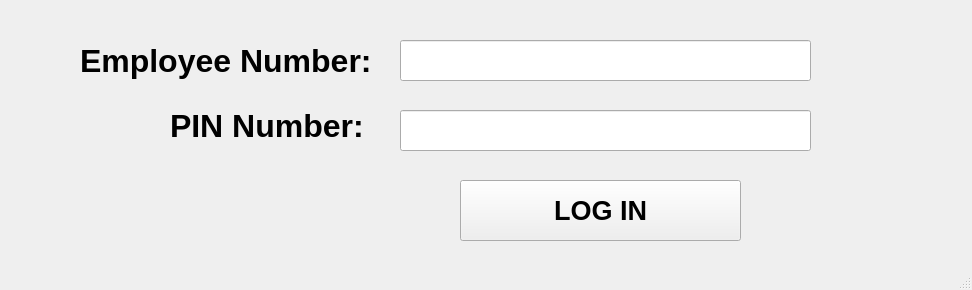
<?xml version="1.0" encoding="UTF-8"?>
<ui version="4.0">
 <class>LoginWindow</class>
 <widget class="QMainWindow" name="LoginWindow">
  <property name="geometry">
   <rect>
    <x>0</x>
    <y>0</y>
    <width>972</width>
    <height>290</height>
   </rect>
  </property>
  <property name="windowTitle">
   <string>Sign In</string>
  </property>
  <widget class="QWidget" name="centralwidget">
   <widget class="QLabel" name="label">
    <property name="geometry">
     <rect>
      <x>80</x>
      <y>-20</y>
      <width>471</width>
      <height>161</height>
     </rect>
    </property>
    <property name="font">
     <font>
      <pointsize>24</pointsize>
      <weight>75</weight>
      <bold>true</bold>
     </font>
    </property>
    <property name="text">
     <string>Employee Number:</string>
    </property>
   </widget>
   <widget class="QLabel" name="label_2">
    <property name="geometry">
     <rect>
      <x>170</x>
      <y>60</y>
      <width>231</width>
      <height>131</height>
     </rect>
    </property>
    <property name="font">
     <font>
      <pointsize>24</pointsize>
      <weight>75</weight>
      <bold>true</bold>
     </font>
    </property>
    <property name="text">
     <string>PIN Number:</string>
    </property>
   </widget>
   <widget class="QLineEdit" name="employeeNumInput">
    <property name="geometry">
     <rect>
      <x>400</x>
      <y>40</y>
      <width>411</width>
      <height>41</height>
     </rect>
    </property>
   </widget>
   <widget class="QLineEdit" name="employeePinInput">
    <property name="geometry">
     <rect>
      <x>400</x>
      <y>110</y>
      <width>411</width>
      <height>41</height>
     </rect>
    </property>
   </widget>
   <widget class="QPushButton" name="btn_logIn">
    <property name="geometry">
     <rect>
      <x>460</x>
      <y>180</y>
      <width>281</width>
      <height>61</height>
     </rect>
    </property>
    <property name="font">
     <font>
      <pointsize>20</pointsize>
      <weight>75</weight>
      <bold>true</bold>
     </font>
    </property>
    <property name="text">
     <string>LOG IN</string>
    </property>
   </widget>
  </widget>
  <widget class="QMenuBar" name="menubar">
   <property name="geometry">
    <rect>
     <x>0</x>
     <y>0</y>
     <width>972</width>
     <height>21</height>
    </rect>
   </property>
  </widget>
  <widget class="QStatusBar" name="statusbar"/>
 </widget>
 <resources/>
 <connections/>
</ui>
